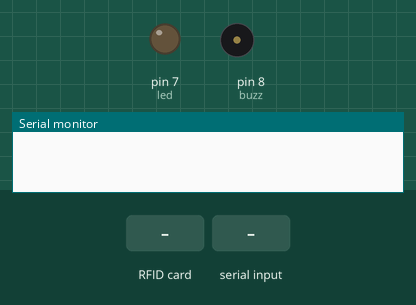
A sketch run on a simulated Arduino Uno, built with avr-gcc and run on an emulated ATmega328P. Shown: output pins drawn as LEDs (lit = HIGH), buzzer (waves = sounding, pin HIGH), the last lines printed to the serial monitor. The test bench sets the inputs (shaded band). Pins used as bus, display or sensor lines are not drawn.

Above: at 1.2 s.
1.3 s: RFID card 5E 7A 19 C4 held to the reader
At 1.8 s:
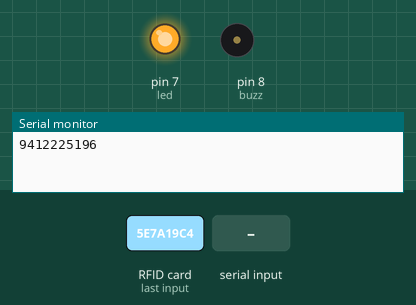
3.4 s: "m" received over Serial
At 5.2 s:
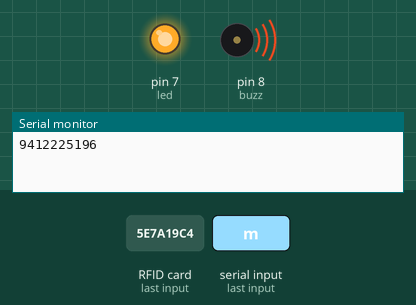
Timing chart, 0 to 6.9 s (numbered marks = the images above; inputs shaded):
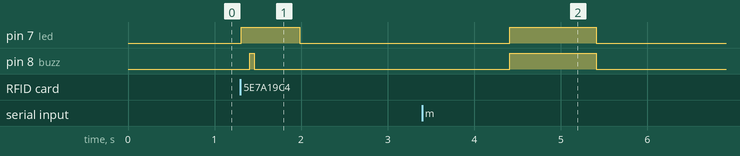

The sketch:

RFID_attendance_arduino_code.ino
```cpp
#include <SPI.h>
#include <MFRC522.h>

#define RST_PIN         9          // Configurable, see typical pin layout above
#define SS_PIN          10         // Configurable, see typical pin layout above
#define buzz            8
#define led             7
MFRC522 mfrc522(SS_PIN, RST_PIN);  // Create MFRC522 instance
String CardID = "";

void setup() {
  pinMode(buzz, OUTPUT);
  pinMode(led, OUTPUT);
  digitalWrite(buzz, LOW); // Ensure the buzzer is off at the beginning
  digitalWrite(led, LOW);  // Ensure the LED is off at the beginning
  Serial.begin(9600);   // Initialize serial communications with the PC
  SPI.begin();      // Init SPI bus
  mfrc522.PCD_Init();   // Init MFRC522
}

void loop() {
  digitalWrite(led, LOW);

  while (Serial.available() == 0) {
    // Reset the loop if no new card present on the sensor/reader. This saves the entire process when idle.
    if (!mfrc522.PICC_IsNewCardPresent()) {
      return;
    }

    // Select one of the cards
    if (!mfrc522.PICC_ReadCardSerial()) {
      return;
    }

    for (byte i = 0; i < mfrc522.uid.size; i++) {
      CardID += mfrc522.uid.uidByte[i];
    }

    digitalWrite(led, HIGH);
    delay(100);
    digitalWrite(buzz, HIGH);
    delay(50);
    digitalWrite(buzz, LOW);
    Serial.println(CardID);
    delay(500);
    CardID = "";
  }

  String command = Serial.readString();
  if (command == "m") {
    digitalWrite(buzz, HIGH);
    digitalWrite(led, HIGH); // Turn on the LED along with the buzzer
    delay(1000);
    digitalWrite(buzz, LOW);
    digitalWrite(led, LOW); // Turn off the LED after the delay
  }
}
```

Measured:
- after the input at 1.3 s, pin 7 (led): LOW → HIGH at once, → LOW 0.68 s later; pin 8 (buzz): LOW → HIGH after 0.11 s, → LOW 0.05 s later
- after the input at 3.4 s, pin 7 (led), pin 8 (buzz): LOW → HIGH after 1.0 s, → LOW 1.0 s later
